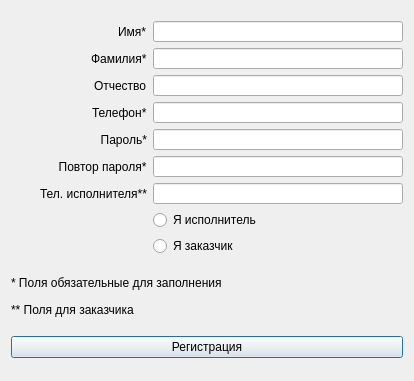
<?xml version="1.0" encoding="UTF-8"?>
<ui version="4.0">
 <class>RegistrationWindow</class>
 <widget class="QDialog" name="RegistrationWindow">
  <property name="geometry">
   <rect>
    <x>0</x>
    <y>0</y>
    <width>414</width>
    <height>381</height>
   </rect>
  </property>
  <property name="maximumSize">
   <size>
    <width>16777215</width>
    <height>16777215</height>
   </size>
  </property>
  <property name="windowTitle">
   <string>Dialog</string>
  </property>
  <layout class="QGridLayout" name="gridLayout_2">
   <item row="0" column="0">
    <layout class="QGridLayout" name="gridLayout">
     <item row="5" column="0" alignment="Qt::AlignRight">
      <widget class="QLabel" name="PasswordRequestor">
       <property name="text">
        <string>  Повтор пароля*</string>
       </property>
      </widget>
     </item>
     <item row="2" column="0" alignment="Qt::AlignRight">
      <widget class="QLabel" name="MiddleName">
       <property name="text">
        <string>Отчество</string>
       </property>
      </widget>
     </item>
     <item row="0" column="1">
      <widget class="QLineEdit" name="lineEdit_Name">
       <property name="enabled">
        <bool>true</bool>
       </property>
       <property name="minimumSize">
        <size>
         <width>250</width>
         <height>21</height>
        </size>
       </property>
       <property name="maximumSize">
        <size>
         <width>250</width>
         <height>21</height>
        </size>
       </property>
      </widget>
     </item>
     <item row="6" column="0" alignment="Qt::AlignRight">
      <widget class="QLabel" name="PhoneContractor">
       <property name="text">
        <string>Тел. исполнителя**</string>
       </property>
      </widget>
     </item>
     <item row="4" column="1">
      <widget class="QLineEdit" name="lineEdit_Password">
       <property name="minimumSize">
        <size>
         <width>250</width>
         <height>21</height>
        </size>
       </property>
       <property name="maximumSize">
        <size>
         <width>250</width>
         <height>21</height>
        </size>
       </property>
      </widget>
     </item>
     <item row="7" column="1">
      <widget class="QRadioButton" name="radioButton_Contractor">
       <property name="enabled">
        <bool>true</bool>
       </property>
       <property name="text">
        <string>Я исполнитель</string>
       </property>
      </widget>
     </item>
     <item row="2" column="1">
      <widget class="QLineEdit" name="lineEdit_MiddleName">
       <property name="minimumSize">
        <size>
         <width>250</width>
         <height>21</height>
        </size>
       </property>
       <property name="maximumSize">
        <size>
         <width>250</width>
         <height>21</height>
        </size>
       </property>
      </widget>
     </item>
     <item row="3" column="1">
      <widget class="QLineEdit" name="lineEdit_Phone">
       <property name="minimumSize">
        <size>
         <width>250</width>
         <height>21</height>
        </size>
       </property>
       <property name="maximumSize">
        <size>
         <width>250</width>
         <height>21</height>
        </size>
       </property>
      </widget>
     </item>
     <item row="4" column="0" alignment="Qt::AlignRight">
      <widget class="QLabel" name="Password">
       <property name="text">
        <string>  Пароль*</string>
       </property>
      </widget>
     </item>
     <item row="1" column="0" alignment="Qt::AlignRight">
      <widget class="QLabel" name="LastName">
       <property name="text">
        <string>Фамилия*</string>
       </property>
      </widget>
     </item>
     <item row="6" column="1">
      <widget class="QLineEdit" name="lineEdit_PhoneContractor">
       <property name="minimumSize">
        <size>
         <width>250</width>
         <height>21</height>
        </size>
       </property>
       <property name="maximumSize">
        <size>
         <width>250</width>
         <height>21</height>
        </size>
       </property>
       <property name="toolTip">
        <string>&lt;html&gt;&lt;head/&gt;&lt;body&gt;&lt;p&gt;В формате 79991234567&lt;/p&gt;&lt;/body&gt;&lt;/html&gt;</string>
       </property>
       <property name="whatsThis">
        <string>&lt;html&gt;&lt;head/&gt;&lt;body&gt;&lt;p&gt;&lt;br/&gt;&lt;/p&gt;&lt;/body&gt;&lt;/html&gt;</string>
       </property>
       <property name="styleSheet">
        <string notr="true"/>
       </property>
       <property name="text">
        <string/>
       </property>
      </widget>
     </item>
     <item row="5" column="1">
      <widget class="QLineEdit" name="lineEdit_RepeatPassword">
       <property name="minimumSize">
        <size>
         <width>250</width>
         <height>21</height>
        </size>
       </property>
       <property name="maximumSize">
        <size>
         <width>250</width>
         <height>21</height>
        </size>
       </property>
      </widget>
     </item>
     <item row="0" column="0" alignment="Qt::AlignRight">
      <widget class="QLabel" name="Name">
       <property name="text">
        <string>Имя*</string>
       </property>
      </widget>
     </item>
     <item row="1" column="1">
      <widget class="QLineEdit" name="lineEdit_LastName">
       <property name="enabled">
        <bool>true</bool>
       </property>
       <property name="minimumSize">
        <size>
         <width>250</width>
         <height>21</height>
        </size>
       </property>
       <property name="maximumSize">
        <size>
         <width>250</width>
         <height>21</height>
        </size>
       </property>
      </widget>
     </item>
     <item row="3" column="0" alignment="Qt::AlignRight">
      <widget class="QLabel" name="Phone">
       <property name="text">
        <string>Телефон*</string>
       </property>
      </widget>
     </item>
     <item row="8" column="1">
      <widget class="QRadioButton" name="radioButton_Client">
       <property name="text">
        <string>Я заказчик</string>
       </property>
      </widget>
     </item>
    </layout>
   </item>
   <item row="2" column="0">
    <widget class="QPushButton" name="Button_RegistrationTwo">
     <property name="text">
      <string>Регистрация</string>
     </property>
    </widget>
   </item>
   <item row="1" column="0">
    <layout class="QVBoxLayout" name="verticalLayout">
     <item>
      <widget class="QLabel" name="Required_line">
       <property name="maximumSize">
        <size>
         <width>16777215</width>
         <height>21</height>
        </size>
       </property>
       <property name="text">
        <string>* Поля обязательные для заполнения</string>
       </property>
      </widget>
     </item>
     <item>
      <widget class="QLabel" name="Contractor_line">
       <property name="enabled">
        <bool>true</bool>
       </property>
       <property name="maximumSize">
        <size>
         <width>300</width>
         <height>21</height>
        </size>
       </property>
       <property name="text">
        <string>** Поля для заказчика</string>
       </property>
      </widget>
     </item>
    </layout>
   </item>
  </layout>
 </widget>
 <tabstops>
  <tabstop>lineEdit_Name</tabstop>
  <tabstop>lineEdit_LastName</tabstop>
  <tabstop>lineEdit_MiddleName</tabstop>
  <tabstop>lineEdit_Phone</tabstop>
  <tabstop>lineEdit_Password</tabstop>
  <tabstop>lineEdit_RepeatPassword</tabstop>
  <tabstop>lineEdit_PhoneContractor</tabstop>
  <tabstop>Button_RegistrationTwo</tabstop>
 </tabstops>
 <resources/>
 <connections/>
</ui>
